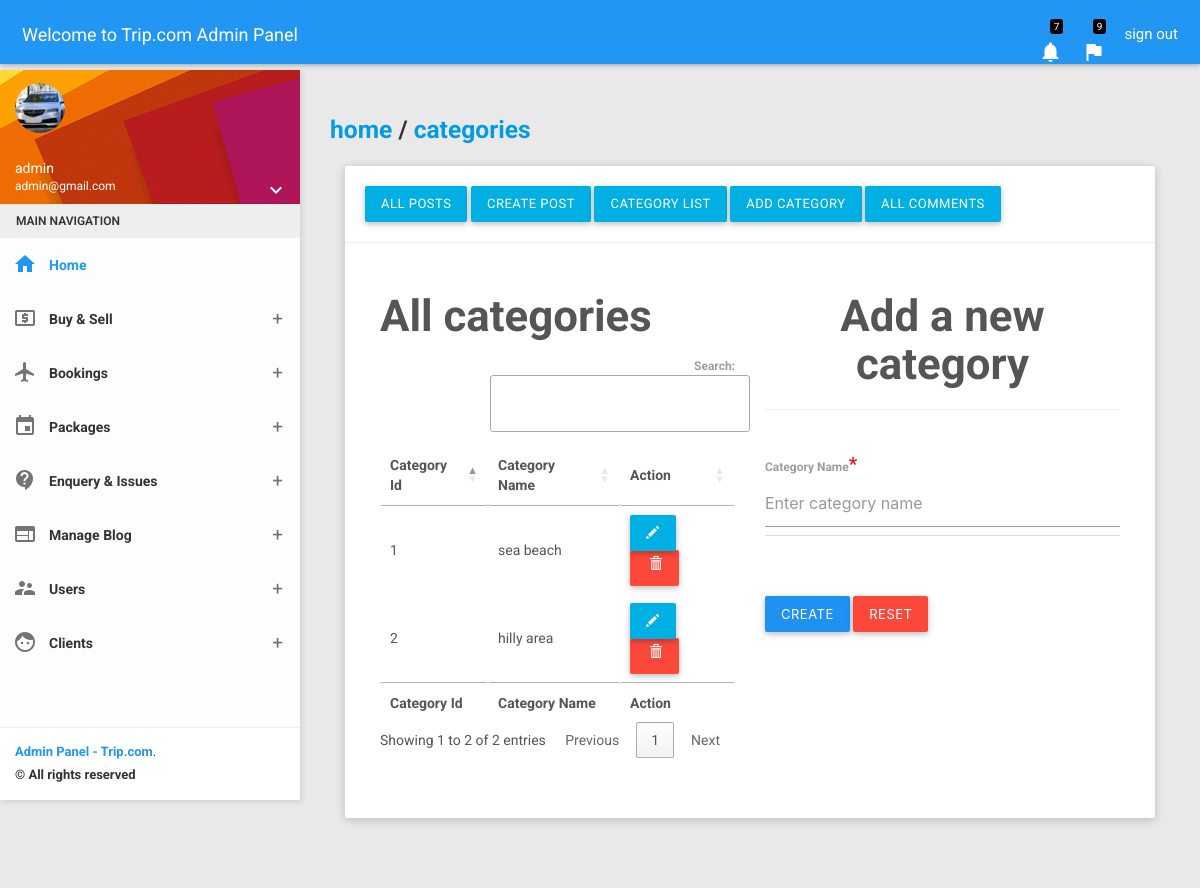
/admin/manage_category.php (signed in), run on the app's committed database.
### tables this page shows
CREATE TABLE `tb_post_category` (
  `id` int(11) NOT NULL,
  `category` varchar(100) NOT NULL,
  `posting_date` timestamp NOT NULL DEFAULT CURRENT_TIMESTAMP,
  `updation_date` timestamp NULL DEFAULT '0000-00-00 00:00:00' ON UPDATE CURRENT_TIMESTAMP
);

### admin/manage_category.php (the view, shortened to what this page needs)
<?php include('../includes/config.php'); ?>
<?php include('includes/topbar.php'); ?>
    <section>
        <?php include('includes/leftsidebar.php'); ?>
    </section>
    <section class="content">
        <div class="container-fluid">
            <div class="block-header">
                <h5><a href="index.php">home</a> / <a href="manage_category.php?id=<?php echo $_GET['id']; ?>">categories</a></h5>
            </div>
            <div class="row clearfix">
                <div class="col-lg-12 col-md-12 col-sm-12 col-xs-12">
                    <div class="card">
                        <div class="header">
                            <a href="manage_posts.php" class="btn btn-info">All Posts</a>
                            <a href="create_post.php" class="btn btn-info">Create Post</a>
                            <a href="manage_category.php" class="btn btn-info">Category List</a>
                            <a href="manage_category.php" class="btn btn-info">Add Category</a>
                            <a href="manage_comments.php" class="btn btn-info">All Comments</a>
                        </div>
                        <div class="body">
                            <div class="row">
                            <div class="col-md-6">
                                <h3>All categories</h3>
                                <table id="example" class="" style="width:100%">
                                <thead>
                                    <tr>
                                        <th>Category Id</th>
                                        <th>Category Name</th>
                                        <th>Action</th>
                                    </tr>
                                </thead>
                                <tbody>
                                     <?php
                                        $sql = "SELECT * FROM tb_post_category";
                                        $query = $db_config->query($sql);
                                        while($result = $query->fetch_object()){
                                    ?>
                                <tr>
                                    <td><?php echo $result->id  ; ?></td>
                                    <td><?php echo $result->category; ?></td>
                                    <td>
                                       <button class="glyphicon glyphicon-pencil btn btn-info" onclick="edit_category()"></button>
                                        <a href="manage_category.php?delete_id=<?php echo $result->id; ?>" class="btn btn-danger" onclick="return confirm('Do you really want to delete this category!!!')"><span class="glyphicon glyphicon-trash"></span></a>
                                    </td>
                                </tr>
                                <?php } ?>
                                </tbody>
                                <tfoot>
                                    <tr>
                                        <th>Category Id</th>
                                        <th>Category Name</th>
                                        <th>Action</th>
                                    </tr>
                                </tfoot>
                            </table>
                            </div>
                            <div class="col-md-6" id="edit_form">
                               <form method="post">
                                <caption><h3 align="center">Add a new category</h3></caption><hr><br>
                                <label>Category Name</label><span style="color:red; font-size: 20px;">*</span>
                                <div class="form-group">
                                    <div class="form-line">
                                        <input type="text" name="name" class="form-control" placeholder="Enter category name" required>
                                    </div>
                                </div>
                                <br>
                                <button type="submit" name="submit" class="btn btn-primary m-t-15 waves-effect">CREATE</button>
                                <button type="reset" class="btn btn-danger m-t-15 waves-effect">RESET</button>
                            </form>
                            </div>
                            </div>
                        </div>
                    </div>
                </div>
            </div>
        </div>
    </section>
    <?php include('includes/footer.php'); ?>

### data on the page
tb_post_category: id "1", category "sea beach"
tb_post_category: id "2", category "hilly area"

### other printed values
$_SESSION['name'] "admin"
$_SESSION['email'] "admin@gmail.com"
